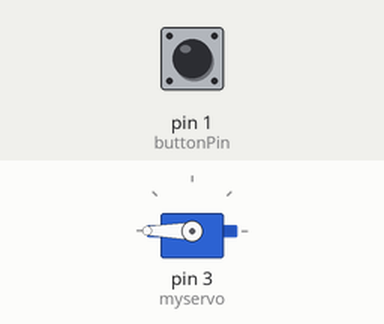
Simulated run of this sketch. Board: Arduino Uno, built with avr-gcc and run on an emulated ATmega328P. On the bench: servo. The inputs (shaded band) are chosen by the test bench; at power-on: pin 1 (buttonPin) LOW.

Above: at 1.2 s.
1.3 s: pin 1 (buttonPin) pulled HIGH for 0.15 s
At 1.7 s:
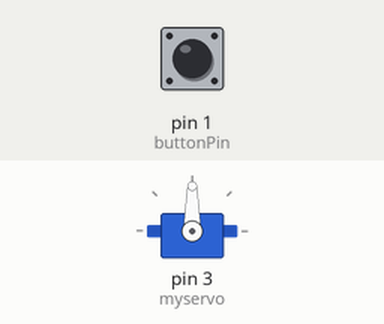
4.3 s: pin 1 (buttonPin) pulled HIGH for 3.2 s
At 6.1 s:
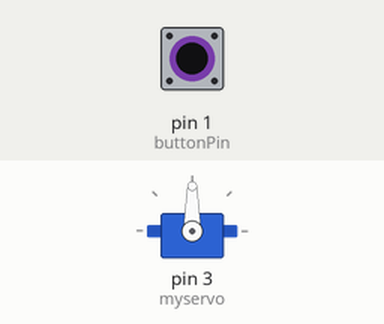
Timing chart, 0 to 10.3 s (numbered marks = the images above; inputs shaded):
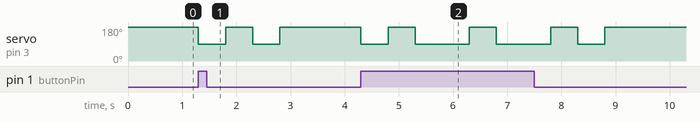

The sketch:

sketch_dec20c.ino
```cpp
#include <Servo.h>

Servo myservo;

// constants won't change. They're used here to set pin numbers:
const int buttonPin = 1;     // the number of the pushbutton pin
      // the number of the LED pin

// variables will change:
int buttonState = 0;         // variable for reading the pushbutton status

void setup() {
  // initialize the LED pin as an output:
  // initialize the pushbutton pin as an input:
  pinMode(buttonPin, INPUT);
  {
  myservo.attach(3);
  myservo.write(170);  // set servo to mid-point
  {
}
}
}

void loop() {
  // read the state of the pushbutton value:
  buttonState = digitalRead(buttonPin);

  // check if the pushbutton is pressed. If it is, the buttonState is HIGH:
  if (buttonState == HIGH)
  {
    myservo.writeMicroseconds(15);
     myservo.write(90);
    delay(500);
     myservo.writeMicroseconds(15);
     myservo.write(180);
    delay(500);
    myservo.writeMicroseconds(15);
     myservo.write(90);
    delay(500);


  } else {
  myservo.write(180);  // set servo to mid-point

  }
}
```

Measured:
- after the input at 1.3 s, servo on pin 3 (myservo): alternates 180° for 0.50 s and 90° for 0.50 s, 4 changes in all, then stays 180°, starting at once
- after the input at 4.3 s, servo on pin 3 (myservo): 180° → 90° at once, then repeats every 1.5 s: 180° 0.50 s, 90° 1.0 s
